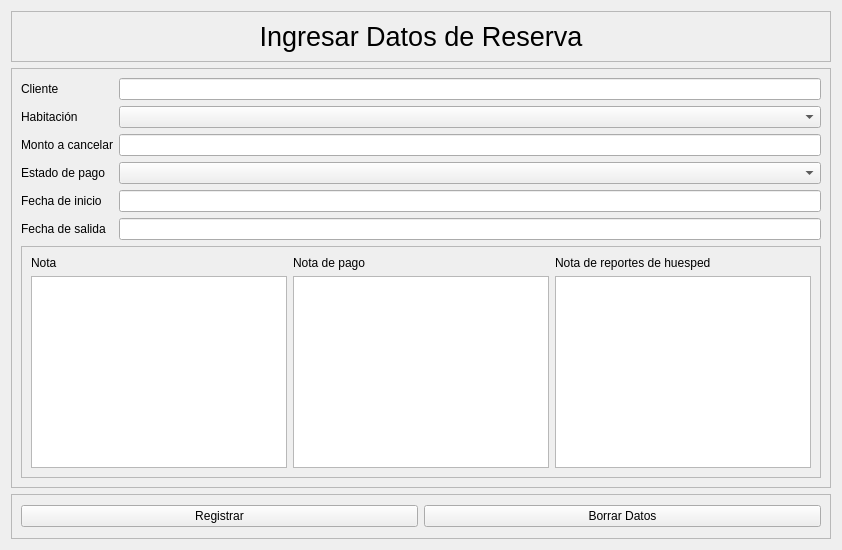
         <widget class="QWidget" name="reservar_page">
          <layout class="QVBoxLayout" name="verticalLayout_8">
           <item>
            <widget class="QFrame" name="frame_tituloReserva">
             <property name="enabled">
              <bool>true</bool>
             </property>
             <property name="minimumSize">
              <size>
               <width>0</width>
               <height>0</height>
              </size>
             </property>
             <property name="maximumSize">
              <size>
               <width>16777215</width>
               <height>75</height>
              </size>
             </property>
             <property name="frameShape">
              <enum>QFrame::StyledPanel</enum>
             </property>
             <property name="frameShadow">
              <enum>QFrame::Raised</enum>
             </property>
             <layout class="QHBoxLayout" name="horizontalLayout_7">
              <item>
               <spacer name="horizontalSpacer_7">
                <property name="orientation">
                 <enum>Qt::Horizontal</enum>
                </property>
                <property name="sizeHint" stdset="0">
                 <size>
                  <width>217</width>
                  <height>20</height>
                 </size>
                </property>
               </spacer>
              </item>
              <item>
               <widget class="QLabel" name="label_10">
                <property name="font">
                 <font>
                  <pointsize>20</pointsize>
                 </font>
                </property>
                <property name="text">
                 <string>Ingresar Datos de Reserva</string>
                </property>
                <property name="alignment">
                 <set>Qt::AlignCenter</set>
                </property>
               </widget>
              </item>
              <item>
               <spacer name="horizontalSpacer_8">
                <property name="orientation">
                 <enum>Qt::Horizontal</enum>
                </property>
                <property name="sizeHint" stdset="0">
                 <size>
                  <width>216</width>
                  <height>20</height>
                 </size>
                </property>
               </spacer>
              </item>
             </layout>
            </widget>
           </item>
           <item>
            <widget class="QFrame" name="frame_datosReserva">
             <property name="frameShape">
              <enum>QFrame::StyledPanel</enum>
             </property>
             <property name="frameShadow">
              <enum>QFrame::Raised</enum>
             </property>
             <layout class="QFormLayout" name="formLayout">
              <item row="0" column="0">
               <widget class="QLabel" name="cliente_Reserva">
                <property name="text">
                 <string>Cliente</string>
                </property>
               </widget>
              </item>
              <item row="1" column="0">
               <widget class="QLabel" name="habitacion_Reserva">
                <property name="text">
                 <string>Habitación</string>
                </property>
               </widget>
              </item>
              <item row="2" column="0">
               <widget class="QLabel" name="monto_Cancelar">
                <property name="text">
                 <string>Monto a cancelar</string>
                </property>
               </widget>
              </item>
              <item row="2" column="1">
               <widget class="QLineEdit" name="lineEdit_monto_Cancelar"/>
              </item>
              <item row="3" column="0">
               <widget class="QLabel" name="status_Pago">
                <property name="text">
                 <string>Estado de pago</string>
                </property>
               </widget>
              </item>
              <item row="4" column="0">
               <widget class="QLabel" name="fecha_inicio_Reserva">
                <property name="text">
                 <string>Fecha de inicio</string>
                </property>
               </widget>
              </item>
              <item row="4" column="1">
               <widget class="QLineEdit" name="lineEdit_fecha_inicio_Reserva"/>
              </item>
              <item row="5" column="0">
               <widget class="QLabel" name="fecha_salidad_Reserva">
                <property name="text">
                 <string>Fecha de salida</string>
                </property>
               </widget>
              </item>
              <item row="5" column="1">
               <widget class="QLineEdit" name="lineEdit_fecha_salida_Reserva"/>
              </item>
              <item row="6" column="0" colspan="2">
               <widget class="QFrame" name="frame_notas_Reserva">
                <property name="minimumSize">
                 <size>
                  <width>45</width>
                  <height>100</height>
                 </size>
                </property>
                <property name="frameShape">
                 <enum>QFrame::StyledPanel</enum>
                </property>
                <property name="frameShadow">
                 <enum>QFrame::Raised</enum>
                </property>
                <layout class="QGridLayout" name="gridLayout_3">
                 <item row="0" column="0">
                  <widget class="QLabel" name="nota_Reserva">
                   <property name="text">
                    <string>Nota</string>
                   </property>
                  </widget>
                 </item>
                 <item row="1" column="2">
                  <widget class="QTextEdit" name="textEdit_nota_reporte_Reserva"/>
                 </item>
                 <item row="1" column="0">
                  <widget class="QTextEdit" name="textEdit_nota_Reserva"/>
                 </item>
                 <item row="0" column="1">
                  <widget class="QLabel" name="nota_pago_Reserva">
                   <property name="text">
                    <string>Nota de pago</string>
                   </property>
                  </widget>
                 </item>
                 <item row="1" column="1">
                  <widget class="QTextEdit" name="textEdit_nota_pago_Reserva"/>
                 </item>
                 <item row="0" column="2">
                  <widget class="QLabel" name="nota_reporte_Reserva">
                   <property name="text">
                    <string>Nota de reportes de huesped</string>
                   </property>
                  </widget>
                 </item>
                </layout>
               </widget>
              </item>
              <item row="1" column="1">
               <widget class="QComboBox" name="comboBox_habitacion"/>
              </item>
              <item row="3" column="1">
               <widget class="QComboBox" name="comboBox_status_pago"/>
              </item>
              <item row="0" column="1">
               <widget class="QLineEdit" name="lineEdit_cliente_Reserva"/>
              </item>
             </layout>
            </widget>
           </item>
           <item>
            <widget class="QFrame" name="frame_botones_Reserva">
             <property name="minimumSize">
              <size>
               <width>0</width>
               <height>45</height>
              </size>
             </property>
             <property name="frameShape">
              <enum>QFrame::StyledPanel</enum>
             </property>
             <property name="frameShadow">
              <enum>QFrame::Raised</enum>
             </property>
             <layout class="QHBoxLayout" name="horizontalLayout_6">
              <item>
               <widget class="QPushButton" name="pushButton_registrar_Reserva">
                <property name="text">
                 <string>Registrar</string>
                </property>
               </widget>
              </item>
              <item>
               <widget class="QPushButton" name="pushButton_limpiar_Reserva">
                <property name="text">
                 <string>Borrar Datos</string>
                </property>
               </widget>
              </item>
             </layout>
            </widget>
           </item>
          </layout>
         </widget>
